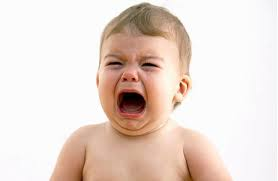
#> input picture opencv/image/1.jpg, 278 x 181 px; its folder holds only this picture in this run
$ python FaceImgTest.py
#> lines starting #> are read from the running program, lines starting #| are printed output that depends on the picture; after the words box and inside, x2 and y2 are one past the last pixel; in counts of white or black regions, pixels touching at a corner belong together
import cv2
import os

# 匯入辨識檔
face_cascade = cv2.CascadeClassifier('./xml/haarcascade_frontalface_alt.xml')

img = '1'
frame = cv2.imread('./image/%s.jpg' % img)
#> frame is the input picture: shape (181, 278, 3); mean B, G, R 209.5, 218, 233.3

# 取得灰階圖樣
gray = cv2.cvtColor(frame, cv2.COLOR_RGB2GRAY)
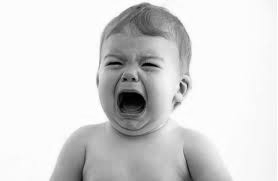
#> gray: shape (181, 278); min 0, max 255, mean 217.2

# 偵測臉
faces = face_cascade.detectMultiScale(
    gray,  # 待檢測圖片，一般為灰度圖像加快檢測速度
    scaleFactor=1.1,  # 檢測粒度 scaleFactor 。更大的粒度將會加快檢測的速度，但是會對檢測準確性產生影響。相反的，一個更小的粒度將會影響檢測的時間，但是會增加準確性。
    minNeighbors=4,  # 每個目標至少檢測到幾次以上，才可被認定是真數據(愈大愈準,但速度愈慢)。
    minSize=(1, 1),  # 設定數據搜尋的最小尺寸 ，如 minSize=(30,30)
    flags=cv2.CASCADE_SCALE_IMAGE
)
#> faces = [[92, 31, 83, 83]]

print(faces)
#| [[92 31 83 83]]

# 在臉部四周繪製方形
for (x, y, w, h) in faces:                  # B  G  R  線的寬
    cv2.rectangle(frame, (x, y), (x+w, y+h), (0, 255, 0), 1)
#> this loop made 1 pass
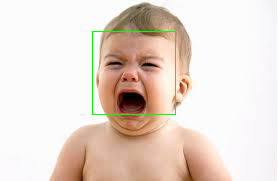
#> frame: shape (181, 278, 3); 0.66% of pixels changed, all inside (x1, y1, x2, y2) = (92, 31, 176, 115)

# 顯示影像
cv2.imshow('OpenCV', frame)

if not os.path.exists('./result'):
    os.mkdir('./result')
cv2.imwrite('./result/%s.jpg' % img, frame)

# 按下任意鍵離開
c = cv2.waitKey(0)
#> (key Esc is pressed here)

cv2.destroyAllWindows()
